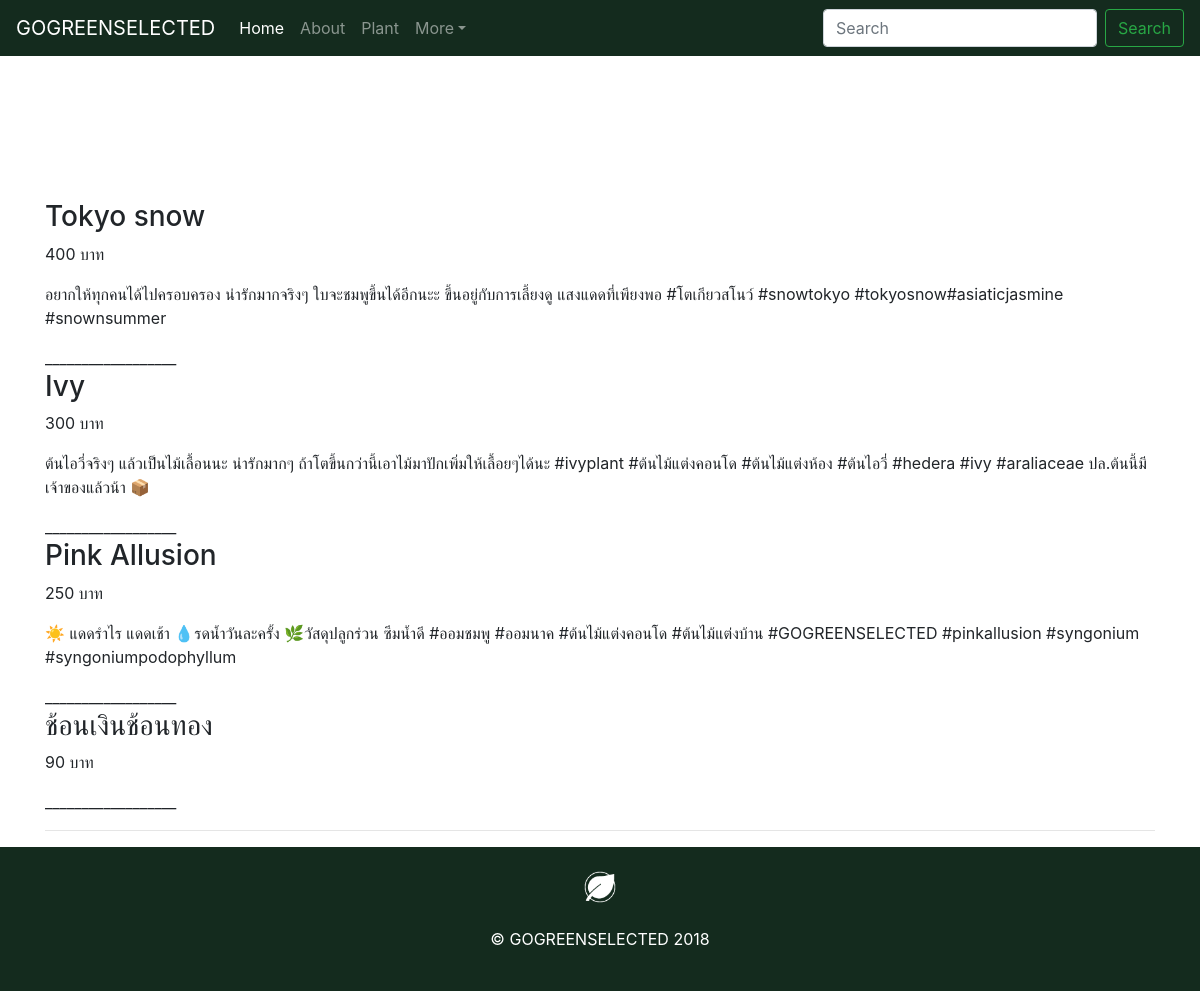
Before: /plant/ with the older database file.
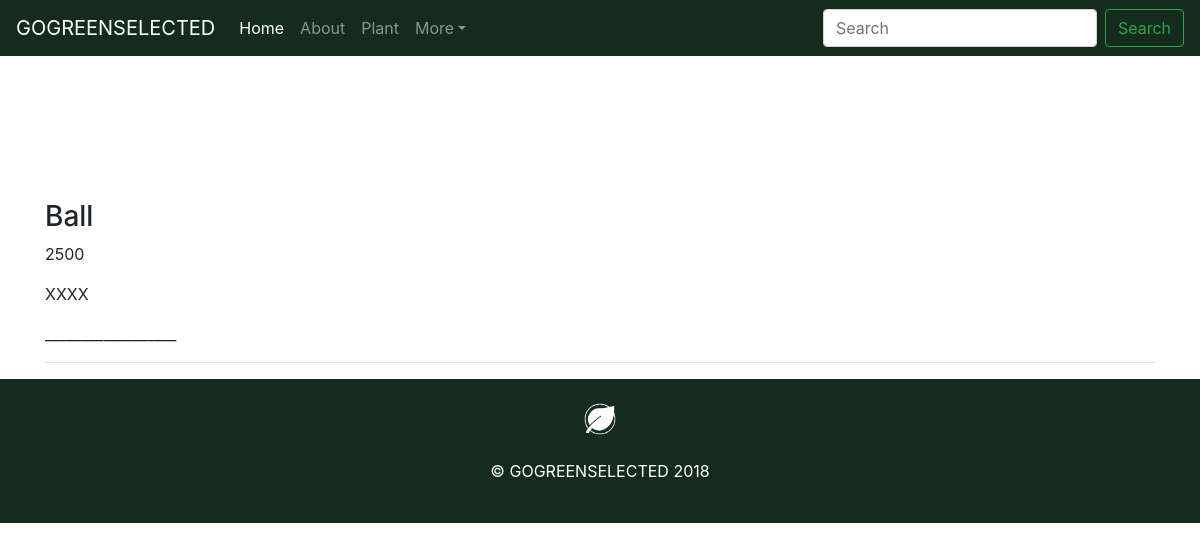
After: the same page with the newer database file.
### product/models.py (models this page shows, shortened)
class AllProduct(models.Model):
	product_name = models.CharField(max_length = 100)
	product_price = models.CharField(max_length = 100)
	product_detail = models.TextField(null = True ,blank = True)
	product_photo = models.ImageField(upload_to = 'uploads/')

### product/views.py (the view)
# urls.py: path('plant/',Plant,name='plant-page'),
def Plant(request):
	allproduct = AllProduct.objects.all()
	context = {'allproduct' : allproduct}
	return render(request,'product/plant.html',context)

### product/template/product/plant.html
{% extends 'product/base.html' %}
{% block content %}
<div class="row">
	<iframe src="https://images.unsplash.com/photo-1416879595882-3373a0480b5b?ixlib=rb-1.2.1&auto=format&fit=crop&w=750&q=80" height="200" scrolling="yes" allowtransparency="flase" style="width:100%;border:0;overflow:hidden;"></iframe>
	{% for pl in allproduct %}
	<div class="container">
		<h3>{{pl.product_name}}</h3>
		<p>{{pl.product_price}}</p>
		{% if pl.product_detail %}
			<p>{{pl.product_detail}}</p>
		{% endif %}
		__________________
	</div>
	{% endfor %}
</div>
{% endblock content%}

### product/template/product/base.html (shortened to what this page needs)
{% load static %}
<!doctype html>
<html lang="en">
  <head>
<link href="https://getbootstrap.com/docs/4.5/dist/css/bootstrap.min.css" rel="stylesheet">
    <link href="https://getbootstrap.com/docs/4.5/examples/jumbotron/jumbotron.css" rel="stylesheet">
  </head>
  <body>
    <nav class="navbar navbar-expand-md navbar-dark fixed-top" style='background-color: #142B1E;'>
  <a class="navbar-brand" href="{% url 'home-page' %}">GOGREENSELECTED</a>
  <div class="collapse navbar-collapse" id="navbarsExampleDefault">
    <ul class="navbar-nav mr-auto">
      <li class="nav-item active">
        <a class="nav-link" href="{% url 'home-page' %}">Home <span class="sr-only">(current)</span></a>
      </li>
      <li class="nav-item">
        <a class="nav-link" href="{% url 'about-page' %}">About</a>
      </li>
      <li class="nav-item">
        <a class="nav-link" href="{% url 'plant-page' %}">Plant</a>
      </li>
      <li class="nav-item dropdown">
        <a class="nav-link dropdown-toggle" href="#" id="dropdown01" data-toggle="dropdown" aria-haspopup="true" aria-expanded="false">More</a>
      </li>
    </ul>
    <form class="form-inline my-2 my-lg-0">
      <input class="form-control mr-sm-2" type="text" placeholder="Search" aria-label="Search">
      <button class="btn btn-outline-success my-2 my-sm-0" type="submit">Search</button>
    </form>
  </div>
</nav>
<main role="main">
  <div class="container">
    {% block content %}
    {% endblock content%}
    <hr>
  </div>
</main>
<footer style='background-color: #142B1E;'>
  <center>
  <img src="{% static '/images/GoGreenLogoRevWH2.png' %}" width="80">
  <p style="color:rgb(255, 255, 255)">&copy; GOGREENSELECTED 2018</p>
  <br>
  </center>
</footer>
      </body>
</html>

Changed rows visible on the page:
removed AllProduct: product_name "Tokyo snow", product_price "400 บาท", product_detail "อยากให้ทุกคนได้ไปครอบครอง น่ารักมากจริงๆ ใบจะชมพูขึ้นได้อีกนะะ ขึ้นอยู่กับการเลี้ยงดู แสงแดดที่เพียงพอ #โตเกียวสโนว์ #snowtokyo #tokyosnow#asiaticjasmine #snownsummer"
removed AllProduct: product_name "Ivy", product_price "300 บาท", product_detail "ต้นไอวี่จริงๆ แล้วเป็นไม้เลื้อนนะ น่ารักมากๆ ถ้าโตขึ้นกว่านี้เอาไม้มาปักเพิ่มให้เลื้อยๆได้นะ #ivyplant #ต้นไม้แต่งคอนโด #ต้นไม้แต่งห้อง #ต้นไอวี่ #hedera #ivy #araliaceae ปล.ต้นนี้มีเจ้าของแล้วน้า 📦"
removed AllProduct: product_name "Pink Allusion", product_price "250 บาท", product_detail "☀️ แดดรำไร แดดเช้า 💧รดน้ำวันละครั้ง 🌿วัสดุปลูกร่วน ซึมน้ำดี #ออมชมพู #ออมนาค #ต้นไม้แต่งคอนโด #ต้นไม้แต่งบ้าน #GOGREENSELECTED #pinkallusion #syngonium #syngoniumpodophyllum"
removed AllProduct: product_name "ช้อนเงินช้อนทอง", product_price "90 บาท"
added AllProduct: product_name "Ball", product_price "2500", product_detail "XXXX"
